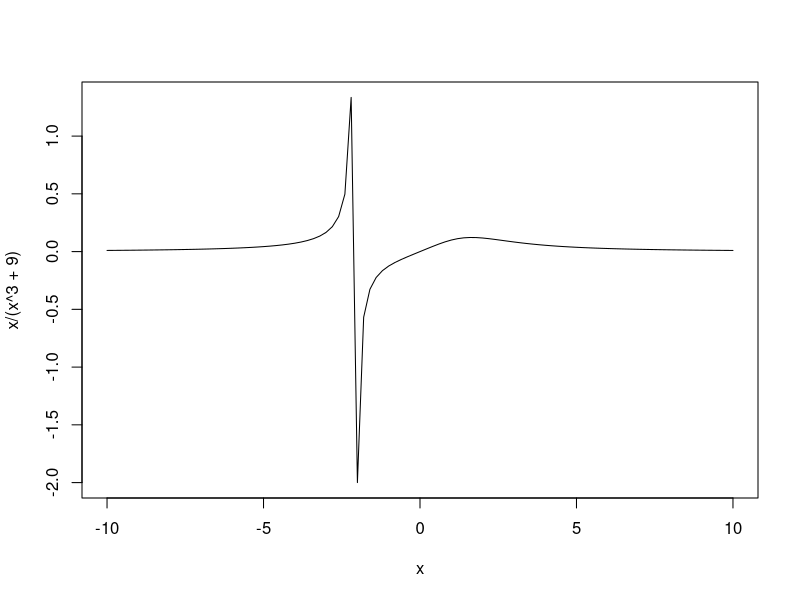

This figure's R source:
# purely screwing around



curve(x / (x^3 + 9), -10, 10)


cbind(rep(1:6, each = 6), rep(1:6, times = 6))

(0.2 * seq(1000, 1300, 50) + 999) / seq(1000, 1300, 50)

aggregate(mpg ~ cyl + gear, mtcars, mean)

?grep



